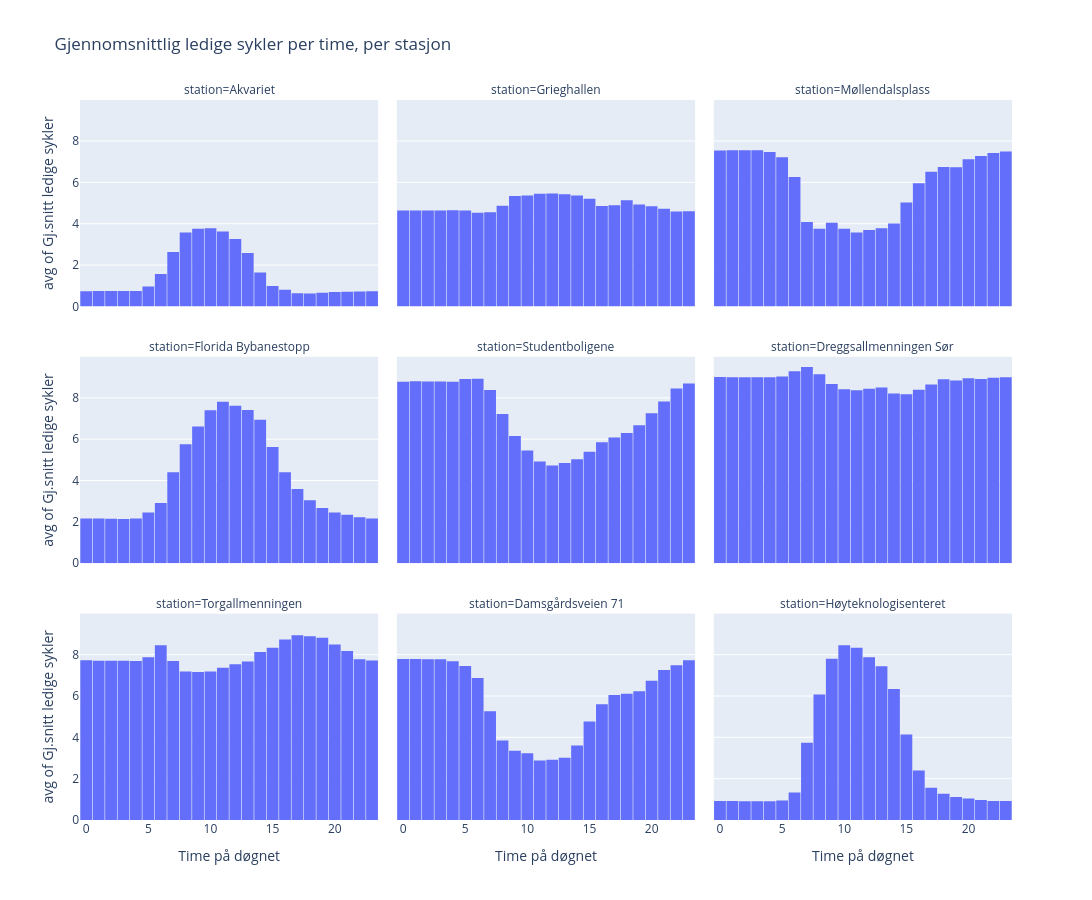

This figure's notebook cell:
### Code cell
fig = px.histogram(
    df_eda,
    x="hour_of_day",
    y="free_bikes",
    histfunc="avg",
    facet_col="station",
    facet_col_wrap=3,
    category_orders={"hour_of_day": list(range(24))},
    title="Gjennomsnittlig ledige sykler per time, per stasjon",
    labels={"hour_of_day":"Time på døgnet", "free_bikes":"Gj.snitt ledige sykler"},
)
fig.update_traces(marker_line_width=0)
fig.update_layout(bargap=0.05, showlegend=False, height=900, width=1100)
fig.show()

#fig.write_image(str(FIG / "Mean_ledige_sykler_pr_time_pr_stasjon.png"), scale=2, width=1100, height=600)

### Figure 1 — Plotly figure (JSON) as saved in the notebook; plotly's stock layout.template omitted (floating-point values rounded to 4 significant figures; data arrays with more than 128 entries replaced by an {"elided": "..."} marker saying what was removed)
{"data": [{"bingroup": "x", "histfunc": "avg", "hovertemplate": "station=Akvariet<br>Time på døgnet=%{x}<br>avg of Gj.snitt ledige sykler=%{y}<extra></extra>", "legendgroup": "", "marker": {"color": "#636efa", "line": {"width": 0}, "pattern": {"shape": ""}}, "name": "", "orientation": "v", "showlegend": false, "type": "histogram", "x": {"elided": "4093 int values"}, "xaxis": "x7", "y": {"elided": "4093 float values"}, "yaxis": "y7"}, {"bingroup": "x", "histfunc": "avg", "hovertemplate": "station=Grieghallen<br>Time på døgnet=%{x}<br>avg of Gj.snitt ledige sykler=%{y}<extra></extra>", "legendgroup": "", "marker": {"color": "#636efa", "line": {"width": 0}, "pattern": {"shape": ""}}, "name": "", "orientation": "v", "showlegend": false, "type": "histogram", "x": {"elided": "4092 int values"}, "xaxis": "x8", "y": {"elided": "4092 float values"}, "yaxis": "y8"}, {"bingroup": "x", "histfunc": "avg", "hovertemplate": "station=Møllendalsplass<br>Time på døgnet=%{x}<br>avg of Gj.snitt ledige sykler=%{y}<extra></extra>", "legendgroup": "", "marker": {"color": "#636efa", "line": {"width": 0}, "pattern": {"shape": ""}}, "name": "", "orientation": "v", "showlegend": false, "type": "histogram", "x": {"elided": "4093 int values"}, "xaxis": "x9", "y": {"elided": "4093 float values"}, "yaxis": "y9"}, {"bingroup": "x", "histfunc": "avg", "hovertemplate": "station=Florida Bybanestopp<br>Time på døgnet=%{x}<br>avg of Gj.snitt ledige sykler=%{y}<extra></extra>", "legendgroup": "", "marker": {"color": "#636efa", "line": {"width": 0}, "pattern": {"shape": ""}}, "name": "", "orientation": "v", "showlegend": false, "type": "histogram", "x": {"elided": "4093 int values"}, "xaxis": "x4", "y": {"elided": "4093 float values"}, "yaxis": "y4"}, {"bingroup": "x", "histfunc": "avg", "hovertemplate": "station=Studentboligene<br>Time på døgnet=%{x}<br>avg of Gj.snitt ledige sykler=%{y}<extra></extra>", "legendgroup": "", "marker": {"color": "#636efa", "line": {"width": 0}, "pattern": {"shape": ""}}, "name": "", "orientation": "v", "showlegend": false, "type": "histogram", "x": {"elided": "4093 int values"}, "xaxis": "x5", "y": {"elided": "4093 float values"}, "yaxis": "y5"}, {"bingroup": "x", "histfunc": "avg", "hovertemplate": "station=Dreggsallmenningen Sør<br>Time på døgnet=%{x}<br>avg of Gj.snitt ledige sykler=%{y}<extra></extra>", "legendgroup": "", "marker": {"color": "#636efa", "line": {"width": 0}, "pattern": {"shape": ""}}, "name": "", "orientation": "v", "showlegend": false, "type": "histogram", "x": {"elided": "4093 int values"}, "xaxis": "x6", "y": {"elided": "4093 float values"}, "yaxis": "y6"}, {"bingroup": "x", "histfunc": "avg", "hovertemplate": "station=Torgallmenningen<br>Time på døgnet=%{x}<br>avg of Gj.snitt ledige sykler=%{y}<extra></extra>", "legendgroup": "", "marker": {"color": "#636efa", "line": {"width": 0}, "pattern": {"shape": ""}}, "name": "", "orientation": "v", "showlegend": false, "type": "histogram", "x": {"elided": "4093 int values"}, "xaxis": "x", "y": {"elided": "4093 float values"}, "yaxis": "y"}, {"bingroup": "x", "histfunc": "avg", "hovertemplate": "station=Damsgårdsveien 71<br>Time på døgnet=%{x}<br>avg of Gj.snitt ledige sykler=%{y}<extra></extra>", "legendgroup": "", "marker": {"color": "#636efa", "line": {"width": 0}, "pattern": {"shape": ""}}, "name": "", "orientation": "v", "showlegend": false, "type": "histogram", "x": {"elided": "4093 int values"}, "xaxis": "x2", "y": {"elided": "4093 float values"}, "yaxis": "y2"}, {"bingroup": "x", "histfunc": "avg", "hovertemplate": "station=Høyteknologisenteret<br>Time på døgnet=%{x}<br>avg of Gj.snitt ledige sykler=%{y}<extra></extra>", "legendgroup": "", "marker": {"color": "#636efa", "line": {"width": 0}, "pattern": {"shape": ""}}, "name": "", "orientation": "v", "showlegend": false, "type": "histogram", "x": {"elided": "4092 int values"}, "xaxis": "x3", "y": {"elided": "4092 float values"}, "yaxis": "y3"}], "layout": {"annotations": [{"font": {}, "showarrow": false, "text": "station=Torgallmenningen", "x": 0.16, "xanchor": "center", "xref": "paper", "y": 0.2867, "yanchor": "bottom", "yref": "paper"}, {"font": {}, "showarrow": false, "text": "station=Damsgårdsveien 71", "x": 0.5, "xanchor": "center", "xref": "paper", "y": 0.2867, "yanchor": "bottom", "yref": "paper"}, {"font": {}, "showarrow": false, "text": "station=Høyteknologisenteret", "x": 0.84, "xanchor": "center", "xref": "paper", "y": 0.2867, "yanchor": "bottom", "yref": "paper"}, {"font": {}, "showarrow": false, "text": "station=Florida Bybanestopp", "x": 0.16, "xanchor": "center", "xref": "paper", "y": 0.6433, "yanchor": "bottom", "yref": "paper"}, {"font": {}, "showarrow": false, "text": "station=Studentboligene", "x": 0.5, "xanchor": "center", "xref": "paper", "y": 0.6433, "yanchor": "bottom", "yref": "paper"}, {"font": {}, "showarrow": false, "text": "station=Dreggsallmenningen Sør", "x": 0.84, "xanchor": "center", "xref": "paper", "y": 0.6433, "yanchor": "bottom", "yref": "paper"}, {"font": {}, "showarrow": false, "text": "station=Akvariet", "x": 0.16, "xanchor": "center", "xref": "paper", "y": 1.0, "yanchor": "bottom", "yref": "paper"}, {"font": {}, "showarrow": false, "text": "station=Grieghallen", "x": 0.5, "xanchor": "center", "xref": "paper", "y": 1.0, "yanchor": "bottom", "yref": "paper"}, {"font": {}, "showarrow": false, "text": "station=Møllendalsplass", "x": 0.84, "xanchor": "center", "xref": "paper", "y": 1.0, "yanchor": "bottom", "yref": "paper"}], "bargap": 0.05, "barmode": "relative", "height": 900, "legend": {"tracegroupgap": 0}, "showlegend": false, "title": {"text": "Gjennomsnittlig ledige sykler per time, per stasjon"}, "width": 1100, "xaxis": {"anchor": "y", "categoryarray": [0, 1, 2, 3, 4, 5, 6, 7, 8, 9, 10, 11, 12, 13, 14, 15, 16, 17, 18, 19, 20, 21, 22, 23], "categoryorder": "array", "domain": [0, 0.32], "title": {"text": "Time på døgnet"}}, "xaxis2": {"anchor": "y2", "categoryarray": [0, 1, 2, 3, 4, 5, 6, 7, 8, 9, 10, 11, 12, 13, 14, 15, 16, 17, 18, 19, 20, 21, 22, 23], "categoryorder": "array", "domain": [0.34, 0.66], "matches": "x", "title": {"text": "Time på døgnet"}}, "xaxis3": {"anchor": "y3", "categoryarray": [0, 1, 2, 3, 4, 5, 6, 7, 8, 9, 10, 11, 12, 13, 14, 15, 16, 17, 18, 19, 20, 21, 22, 23], "categoryorder": "array", "domain": [0.68, 1.0], "matches": "x", "title": {"text": "Time på døgnet"}}, "xaxis4": {"anchor": "y4", "domain": [0, 0.32], "matches": "x", "showticklabels": false}, "xaxis5": {"anchor": "y5", "domain": [0.34, 0.66], "matches": "x", "showticklabels": false}, "xaxis6": {"anchor": "y6", "domain": [0.68, 1.0], "matches": "x", "showticklabels": false}, "xaxis7": {"anchor": "y7", "domain": [0, 0.32], "matches": "x", "showticklabels": false}, "xaxis8": {"anchor": "y8", "domain": [0.34, 0.66], "matches": "x", "showticklabels": false}, "xaxis9": {"anchor": "y9", "domain": [0.68, 1.0], "matches": "x", "showticklabels": false}, "yaxis": {"anchor": "x", "domain": [0, 0.2867], "title": {"text": "avg of Gj.snitt ledige sykler"}}, "yaxis2": {"anchor": "x2", "domain": [0, 0.2867], "matches": "y", "showticklabels": false}, "yaxis3": {"anchor": "x3", "domain": [0, 0.2867], "matches": "y", "showticklabels": false}, "yaxis4": {"anchor": "x4", "domain": [0.3567, 0.6433], "matches": "y", "title": {"text": "avg of Gj.snitt ledige sykler"}}, "yaxis5": {"anchor": "x5", "domain": [0.3567, 0.6433], "matches": "y", "showticklabels": false}, "yaxis6": {"anchor": "x6", "domain": [0.3567, 0.6433], "matches": "y", "showticklabels": false}, "yaxis7": {"anchor": "x7", "domain": [0.7133, 1.0], "matches": "y", "title": {"text": "avg of Gj.snitt ledige sykler"}}, "yaxis8": {"anchor": "x8", "domain": [0.7133, 1.0], "matches": "y", "showticklabels": false}, "yaxis9": {"anchor": "x9", "domain": [0.7133, 1.0], "matches": "y", "showticklabels": false}}}
